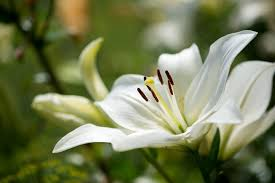
#> input picture IP LAB/img1.jpeg, 275 x 183 px
$ python sharpening.py
#> lines starting #> are read from the running program, lines starting #| are printed output that depends on the picture; after the words box and inside, x2 and y2 are one past the last pixel; in counts of white or black regions, pixels touching at a corner belong together
import cv2
import numpy as np
import matplotlib.pyplot as plt
import matplotlib
matplotlib.use('TKAgg')
img=cv2.imread('img1.jpeg')
#> img is the input picture: shape (183, 275, 3); mean B, G, R 84.1, 123.4, 116.4
gblur=cv2.GaussianBlur(img,(3,3),0)
kernel=np.array([[0,7,0],[-1,5,-1],[0,-1,0]])
sharpen_image=cv2.filter2D(img,-1,kernel)
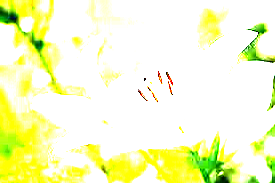
#> sharpen_image: shape (183, 275, 3); mean B, G, R 199.4, 251.8, 246.5
edges=cv2.Canny(image=gblur,threshold1=100,threshold2=200)
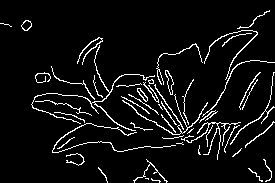
#> edges: shape (183, 275); 6.3% white in thin lines or dots

plt.figure(figsize=(12,6))

plt.subplot(131)
plt.title('original image')
plt.imshow(img)
plt.axis("off")

plt.subplot(132)
plt.title('sharpend image')
plt.imshow(sharpen_image)
plt.axis("off")

plt.subplot(133)
plt.title('edged image')
plt.imshow(edges)
plt.axis("off")
plt.show()
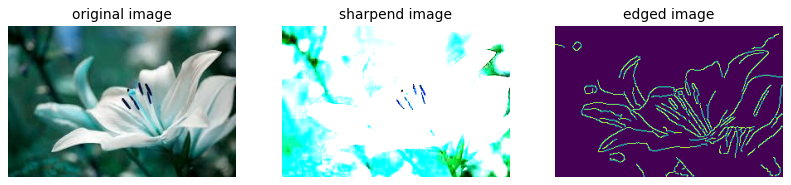
#> figure drawn by matplotlib, 3 panels; B, G, R data is drawn as R, G, B

$ run again, with IP LAB/img2.jpeg copied over IP LAB/img1.jpeg
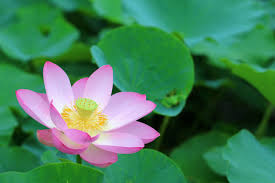
#> input picture IP LAB/img2.jpeg, 275 x 183 px
#> img is the input picture: shape (183, 275, 3); mean B, G, R 90.1, 126, 68.1
#> `edges=cv2.Canny(image=gblur,threshold1=100,threshold2=200)`:
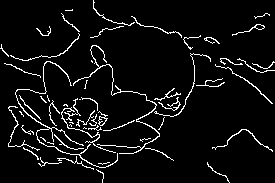
#> edges: shape (183, 275); 5.9% white in thin lines or dots
#> `plt.show()`:
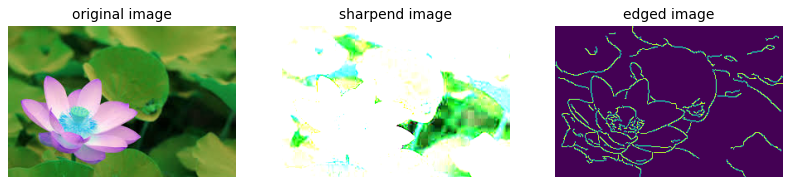
#> figure drawn by matplotlib, 3 panels; B, G, R data is drawn as R, G, B

$ run again, with IP LAB/img3.jpeg copied over IP LAB/img1.jpeg
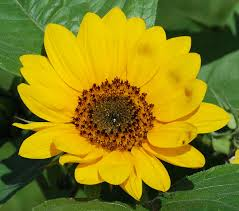
#> input picture IP LAB/img3.jpeg, 239 x 211 px
#> img is the input picture: shape (211, 239, 3); mean B, G, R 21.9, 127.9, 136.6
#> `edges=cv2.Canny(image=gblur,threshold1=100,threshold2=200)`:
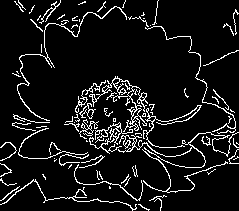
#> edges: shape (211, 239); 8.8% white in thin lines or dots
#> `plt.show()`:
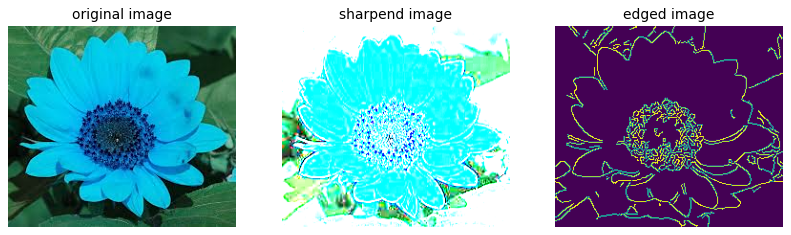
#> figure drawn by matplotlib, 3 panels; B, G, R data is drawn as R, G, B

$ run again, with IP LAB/img4.jpeg copied over IP LAB/img1.jpeg
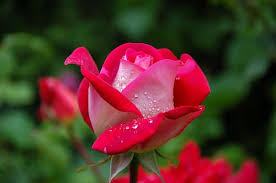
#> input picture IP LAB/img4.jpeg, 276 x 183 px
#> img is the input picture: shape (183, 276, 3); mean B, G, R 39.6, 51.5, 82.9
#> `edges=cv2.Canny(image=gblur,threshold1=100,threshold2=200)`:
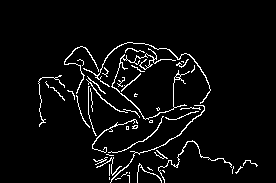
#> edges: shape (183, 276); 4.6% white in thin lines or dots, all inside (x1, y1, x2, y2) = (38, 42, 258, 183)
#> `plt.show()`:
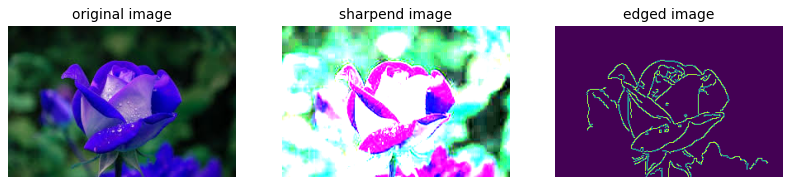
#> figure drawn by matplotlib, 3 panels; B, G, R data is drawn as R, G, B
